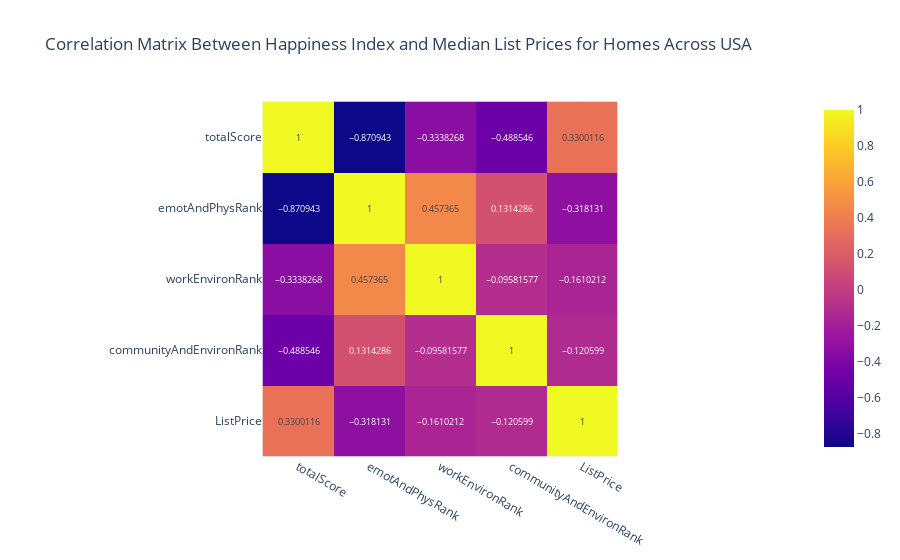

Notebook cell for this chart:
### Code cell
fig = px.imshow(result,title="Correlation Matrix Between Happiness Index and Median List Prices for Homes Across USA", text_auto=True)
fig.show()

### Figure 1 — Plotly figure (JSON) as saved in the notebook; plotly's stock layout.template omitted (floating-point values rounded to 4 significant figures)
{"data": [{"coloraxis": "coloraxis", "hovertemplate": "x: %{x}<br>y: %{y}<br>color: %{z}<extra></extra>", "name": "0", "texttemplate": "%{z}", "type": "heatmap", "x": ["totalScore", "emotAndPhysRank", "workEnvironRank", "communityAndEnvironRank", "ListPrice"], "xaxis": "x", "y": ["totalScore", "emotAndPhysRank", "workEnvironRank", "communityAndEnvironRank", "ListPrice"], "yaxis": "y", "z": [[1, -0.8709, -0.3338, -0.4885, 0.33], [-0.8709, 1, 0.4574, 0.1314, -0.3181], [-0.3338, 0.4574, 1, -0.09582, -0.161], [-0.4885, 0.1314, -0.09582, 1, -0.1206], [0.33, -0.3181, -0.161, -0.1206, 1]]}], "layout": {"coloraxis": {"colorscale": [[0, "#0d0887"], [0.1111, "#46039f"], [0.2222, "#7201a8"], [0.3333, "#9c179e"], [0.4444, "#bd3786"], [0.5556, "#d8576b"], [0.6667, "#ed7953"], [0.7778, "#fb9f3a"], [0.8889, "#fdca26"], [1, "#f0f921"]]}, "title": {"text": "Correlation Matrix Between Happiness Index and Median List Prices for Homes Across USA"}, "xaxis": {"anchor": "y", "constrain": "domain", "domain": [0, 1], "scaleanchor": "y"}, "yaxis": {"anchor": "x", "autorange": "reversed", "constrain": "domain", "domain": [0, 1]}}}
